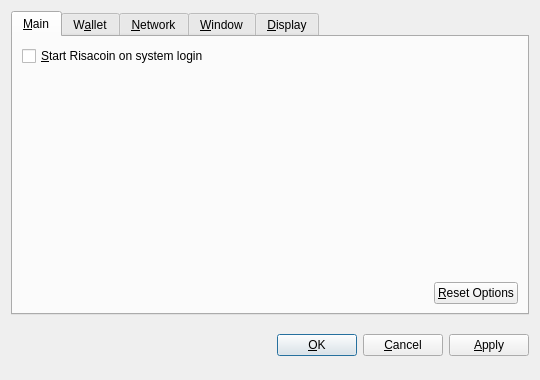
<?xml version="1.0" encoding="UTF-8"?>
<ui version="4.0">
 <class>OptionsDialog</class>
 <widget class="QDialog" name="OptionsDialog">
  <property name="geometry">
   <rect>
    <x>0</x>
    <y>0</y>
    <width>540</width>
    <height>380</height>
   </rect>
  </property>
  <property name="windowTitle">
   <string>Options</string>
  </property>
  <property name="modal">
   <bool>true</bool>
  </property>
  <layout class="QVBoxLayout" name="verticalLayout">
   <item>
    <widget class="QTabWidget" name="tabWidget">
     <property name="tabPosition">
      <enum>QTabWidget::North</enum>
     </property>
     <property name="currentIndex">
      <number>0</number>
     </property>
     <widget class="QWidget" name="tabMain">
      <attribute name="title">
       <string>&amp;Main</string>
      </attribute>
      <layout class="QVBoxLayout" name="verticalLayout_Main">
       <item>
        <widget class="QCheckBox" name="bitcoinAtStartup">
         <property name="toolTip">
          <string>Automatically start Risacoin after logging in to the system.</string>
         </property>
         <property name="text">
          <string>&amp;Start Risacoin on system login</string>
         </property>
        </widget>
       </item>
       <item>
        <spacer name="verticalSpacer_Main">
         <property name="orientation">
          <enum>Qt::Vertical</enum>
         </property>
         <property name="sizeHint" stdset="0">
          <size>
           <width>20</width>
           <height>40</height>
          </size>
         </property>
        </spacer>
       </item>
       <item>
        <layout class="QHBoxLayout" name="horizontalLayout_2_Main">
         <item>
          <spacer name="horizontalSpacer_2_Main">
           <property name="orientation">
            <enum>Qt::Horizontal</enum>
           </property>
           <property name="sizeHint" stdset="0">
            <size>
             <width>40</width>
             <height>20</height>
            </size>
           </property>
          </spacer>
         </item>
         <item>
          <widget class="QPushButton" name="resetButton">
           <property name="toolTip">
            <string>Reset all client options to default.</string>
           </property>
           <property name="text">
            <string>&amp;Reset Options</string>
           </property>
           <property name="autoDefault">
            <bool>false</bool>
           </property>
          </widget>
         </item>
        </layout>
       </item>
      </layout>
     </widget>
     <widget class="QWidget" name="tabWallet">
      <attribute name="title">
       <string>W&amp;allet</string>
      </attribute>
      <layout class="QVBoxLayout" name="verticalLayout_Network">
       <item>
        <widget class="QLabel" name="transactionFeeInfoLabel">
         <property name="text">
          <string>Optional transaction fee per kB that helps make sure your transactions are processed quickly. Most transactions are 1 kB.</string>
         </property>
         <property name="textFormat">
          <enum>Qt::PlainText</enum>
         </property>
         <property name="wordWrap">
          <bool>true</bool>
         </property>
        </widget>
       </item>
       <item>
        <layout class="QHBoxLayout" name="horizontalLayout_1_Main">
         <item>
          <widget class="QLabel" name="transactionFeeLabel">
           <property name="text">
            <string>Pay transaction &amp;fee</string>
           </property>
           <property name="textFormat">
            <enum>Qt::PlainText</enum>
           </property>
           <property name="buddy">
            <cstring>transactionFee</cstring>
           </property>
          </widget>
         </item>
         <item>
          <widget class="BitcoinAmountField" name="transactionFee"/>
         </item>
         <item>
          <spacer name="horizontalSpacer_1_Main">
           <property name="orientation">
            <enum>Qt::Horizontal</enum>
           </property>
           <property name="sizeHint" stdset="0">
            <size>
             <width>40</width>
             <height>20</height>
            </size>
           </property>
          </spacer>
         </item>
        </layout>
       </item>
       <item>
        <widget class="QLabel" name="label">
         <property name="text">
          <string>If you disable the spending of unconfirmed change, the change from a transaction cannot be used until that transaction has at least one confirmation. This also affects how your balance is computed.</string>
         </property>
         <property name="wordWrap">
          <bool>true</bool>
         </property>
        </widget>
       </item>
       <item>
        <widget class="QCheckBox" name="spendZeroConfChange">
         <property name="text">
          <string>Spend unconfirmed change  (experts only)</string>
         </property>
        </widget>
       </item>
       <item>
        <spacer name="verticalSpacer">
         <property name="orientation">
          <enum>Qt::Vertical</enum>
         </property>
         <property name="sizeHint" stdset="0">
          <size>
           <width>20</width>
           <height>40</height>
          </size>
         </property>
        </spacer>
       </item>
      </layout>
     </widget>
     <widget class="QWidget" name="tabNetwork">
      <attribute name="title">
       <string>&amp;Network</string>
      </attribute>
      <layout class="QVBoxLayout" name="verticalLayout_Network">
       <item>
        <widget class="QCheckBox" name="mapPortUpnp">
         <property name="toolTip">
          <string>Automatically open the Risacoin client port on the router. This only works when your router supports UPnP and it is enabled.</string>
         </property>
         <property name="text">
          <string>Map port using &amp;UPnP</string>
         </property>
        </widget>
       </item>
       <item>
        <widget class="QCheckBox" name="connectSocks">
         <property name="toolTip">
          <string>Connect to the Risacoin network through a SOCKS proxy (e.g. when connecting through Tor).</string>
         </property>
         <property name="text">
          <string>&amp;Connect through SOCKS proxy:</string>
         </property>
        </widget>
       </item>
       <item>
        <layout class="QHBoxLayout" name="horizontalLayout_Network">
         <item>
          <widget class="QLabel" name="proxyIpLabel">
           <property name="text">
            <string>Proxy &amp;IP:</string>
           </property>
           <property name="textFormat">
            <enum>Qt::PlainText</enum>
           </property>
           <property name="buddy">
            <cstring>proxyIp</cstring>
           </property>
          </widget>
         </item>
         <item>
          <widget class="QValidatedLineEdit" name="proxyIp">
           <property name="maximumSize">
            <size>
             <width>140</width>
             <height>16777215</height>
            </size>
           </property>
           <property name="toolTip">
            <string>IP address of the proxy (e.g. 127.0.0.1)</string>
           </property>
          </widget>
         </item>
         <item>
          <widget class="QLabel" name="proxyPortLabel">
           <property name="text">
            <string>&amp;Port:</string>
           </property>
           <property name="textFormat">
            <enum>Qt::PlainText</enum>
           </property>
           <property name="buddy">
            <cstring>proxyPort</cstring>
           </property>
          </widget>
         </item>
         <item>
          <widget class="QLineEdit" name="proxyPort">
           <property name="maximumSize">
            <size>
             <width>55</width>
             <height>16777215</height>
            </size>
           </property>
           <property name="toolTip">
            <string>Port of the proxy (e.g. 9050)</string>
           </property>
          </widget>
         </item>
         <item>
          <widget class="QLabel" name="socksVersionLabel">
           <property name="text">
            <string>SOCKS &amp;Version:</string>
           </property>
           <property name="textFormat">
            <enum>Qt::PlainText</enum>
           </property>
           <property name="buddy">
            <cstring>socksVersion</cstring>
           </property>
          </widget>
         </item>
         <item>
          <widget class="QValueComboBox" name="socksVersion">
           <property name="toolTip">
            <string>SOCKS version of the proxy (e.g. 5)</string>
           </property>
          </widget>
         </item>
         <item>
          <spacer name="horizontalSpacer_Network">
           <property name="orientation">
            <enum>Qt::Horizontal</enum>
           </property>
           <property name="sizeHint" stdset="0">
            <size>
             <width>40</width>
             <height>20</height>
            </size>
           </property>
          </spacer>
         </item>
        </layout>
       </item>
       <item>
        <spacer name="verticalSpacer_Network">
         <property name="orientation">
          <enum>Qt::Vertical</enum>
         </property>
         <property name="sizeHint" stdset="0">
          <size>
           <width>20</width>
           <height>40</height>
          </size>
         </property>
        </spacer>
       </item>
      </layout>
     </widget>
     <widget class="QWidget" name="tabWindow">
      <attribute name="title">
       <string>&amp;Window</string>
      </attribute>
      <layout class="QVBoxLayout" name="verticalLayout_Window">
       <item>
        <widget class="QCheckBox" name="minimizeToTray">
         <property name="toolTip">
          <string>Show only a tray icon after minimizing the window.</string>
         </property>
         <property name="text">
          <string>&amp;Minimize to the tray instead of the taskbar</string>
         </property>
        </widget>
       </item>
       <item>
        <widget class="QCheckBox" name="minimizeOnClose">
         <property name="toolTip">
          <string>Minimize instead of exit the application when the window is closed. When this option is enabled, the application will be closed only after selecting Quit in the menu.</string>
         </property>
         <property name="text">
          <string>M&amp;inimize on close</string>
         </property>
        </widget>
       </item>
       <item>
        <spacer name="verticalSpacer_Window">
         <property name="orientation">
          <enum>Qt::Vertical</enum>
         </property>
         <property name="sizeHint" stdset="0">
          <size>
           <width>20</width>
           <height>40</height>
          </size>
         </property>
        </spacer>
       </item>
      </layout>
     </widget>
     <widget class="QWidget" name="tabDisplay">
      <attribute name="title">
       <string>&amp;Display</string>
      </attribute>
      <layout class="QVBoxLayout" name="verticalLayout_Display">
       <item>
        <layout class="QHBoxLayout" name="horizontalLayout_1_Display">
         <item>
          <widget class="QLabel" name="langLabel">
           <property name="text">
            <string>User Interface &amp;language:</string>
           </property>
           <property name="textFormat">
            <enum>Qt::PlainText</enum>
           </property>
           <property name="buddy">
            <cstring>lang</cstring>
           </property>
          </widget>
         </item>
         <item>
          <widget class="QValueComboBox" name="lang">
           <property name="toolTip">
            <string>The user interface language can be set here. This setting will take effect after restarting Risacoin.</string>
           </property>
          </widget>
         </item>
        </layout>
       </item>
       <item>
        <layout class="QHBoxLayout" name="horizontalLayout_2_Display">
         <item>
          <widget class="QLabel" name="unitLabel">
           <property name="text">
            <string>&amp;Unit to show amounts in:</string>
           </property>
           <property name="textFormat">
            <enum>Qt::PlainText</enum>
           </property>
           <property name="buddy">
            <cstring>unit</cstring>
           </property>
          </widget>
         </item>
         <item>
          <widget class="QValueComboBox" name="unit">
           <property name="toolTip">
            <string>Choose the default subdivision unit to show in the interface and when sending coins.</string>
           </property>
          </widget>
         </item>
        </layout>
       </item>
       <item>
        <widget class="QCheckBox" name="displayAddresses">
         <property name="toolTip">
          <string>Whether to show Risacoin addresses in the transaction list or not.</string>
         </property>
         <property name="text">
          <string>&amp;Display addresses in transaction list</string>
         </property>
        </widget>
       </item>
       <item>
        <widget class="QCheckBox" name="coinControlFeatures">
         <property name="toolTip">
          <string>Whether to show coin control features or not.</string>
         </property>
         <property name="text">
          <string>Display coin &amp;control features (experts only!)</string>
         </property>
        </widget>
       </item>
       <item>
        <spacer name="verticalSpacer_Display">
         <property name="orientation">
          <enum>Qt::Vertical</enum>
         </property>
         <property name="sizeHint" stdset="0">
          <size>
           <width>20</width>
           <height>40</height>
          </size>
         </property>
        </spacer>
       </item>
      </layout>
     </widget>
    </widget>
   </item>
   <item>
    <layout class="QHBoxLayout" name="horizontalLayout_Buttons">
     <item>
      <spacer name="horizontalSpacer_1">
       <property name="orientation">
        <enum>Qt::Horizontal</enum>
       </property>
       <property name="sizeHint" stdset="0">
        <size>
         <width>40</width>
         <height>48</height>
        </size>
       </property>
      </spacer>
     </item>
     <item>
      <widget class="QLabel" name="statusLabel">
       <property name="font">
        <font>
         <weight>75</weight>
         <bold>true</bold>
        </font>
       </property>
       <property name="text">
        <string/>
       </property>
       <property name="textFormat">
        <enum>Qt::PlainText</enum>
       </property>
       <property name="wordWrap">
        <bool>true</bool>
       </property>
      </widget>
     </item>
     <item>
      <spacer name="horizontalSpacer_2">
       <property name="orientation">
        <enum>Qt::Horizontal</enum>
       </property>
       <property name="sizeHint" stdset="0">
        <size>
         <width>40</width>
         <height>48</height>
        </size>
       </property>
      </spacer>
     </item>
     <item>
      <widget class="QPushButton" name="okButton">
       <property name="text">
        <string>&amp;OK</string>
       </property>
      </widget>
     </item>
     <item>
      <widget class="QPushButton" name="cancelButton">
       <property name="text">
        <string>&amp;Cancel</string>
       </property>
       <property name="autoDefault">
        <bool>false</bool>
       </property>
      </widget>
     </item>
     <item>
      <widget class="QPushButton" name="applyButton">
       <property name="text">
        <string>&amp;Apply</string>
       </property>
       <property name="autoDefault">
        <bool>false</bool>
       </property>
      </widget>
     </item>
    </layout>
   </item>
  </layout>
 </widget>
 <customwidgets>
  <customwidget>
   <class>BitcoinAmountField</class>
   <extends>QSpinBox</extends>
   <header>bitcoinamountfield.h</header>
  </customwidget>
  <customwidget>
   <class>QValueComboBox</class>
   <extends>QComboBox</extends>
   <header>qvaluecombobox.h</header>
  </customwidget>
  <customwidget>
   <class>QValidatedLineEdit</class>
   <extends>QLineEdit</extends>
   <header>qvalidatedlineedit.h</header>
  </customwidget>
 </customwidgets>
 <resources/>
 <connections/>
</ui>
